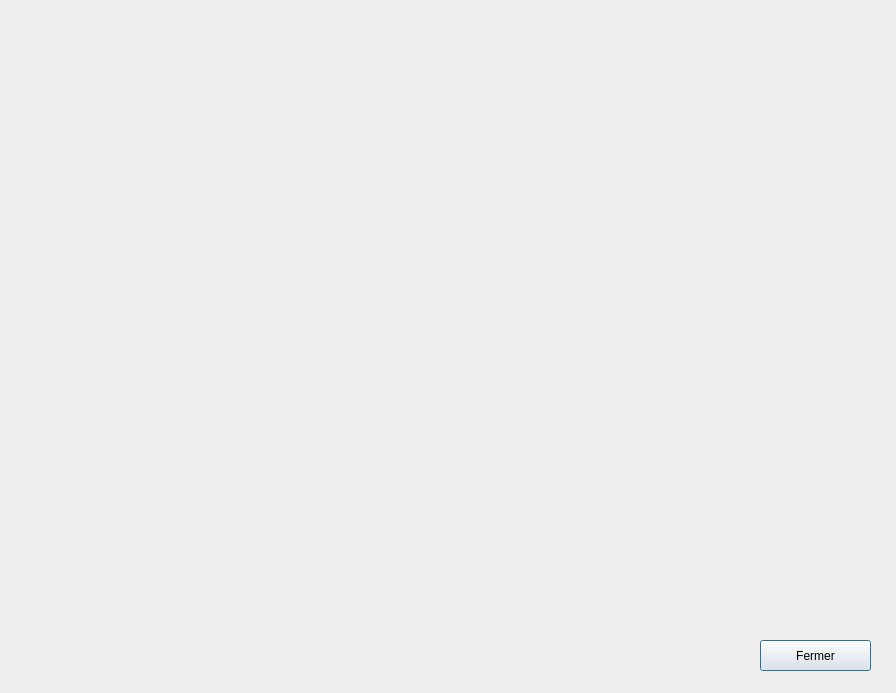
<?xml version="1.0" encoding="UTF-8"?>
<ui version="4.0">
 <class>stat_khairi</class>
 <widget class="QDialog" name="stat_khairi">
  <property name="geometry">
   <rect>
    <x>0</x>
    <y>0</y>
    <width>896</width>
    <height>693</height>
   </rect>
  </property>
  <property name="windowTitle">
   <string>Dialog</string>
  </property>
  <widget class="QLabel" name="label_chat">
   <property name="geometry">
    <rect>
     <x>20</x>
     <y>10</y>
     <width>850</width>
     <height>600</height>
    </rect>
   </property>
   <property name="text">
    <string/>
   </property>
  </widget>
  <widget class="QPushButton" name="pushButton_11">
   <property name="geometry">
    <rect>
     <x>760</x>
     <y>640</y>
     <width>111</width>
     <height>31</height>
    </rect>
   </property>
   <property name="styleSheet">
    <string notr="true"/>
   </property>
   <property name="text">
    <string>Fermer</string>
   </property>
  </widget>
 </widget>
 <resources/>
 <connections/>
</ui>
